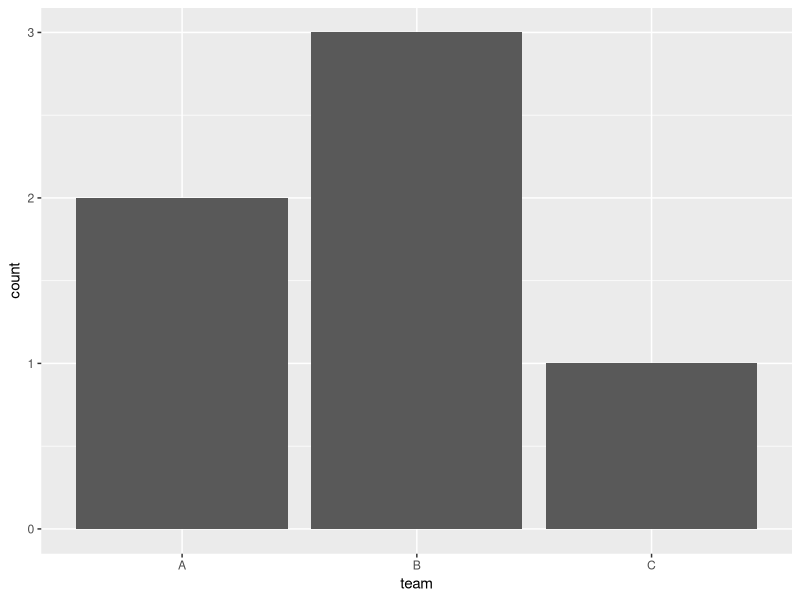
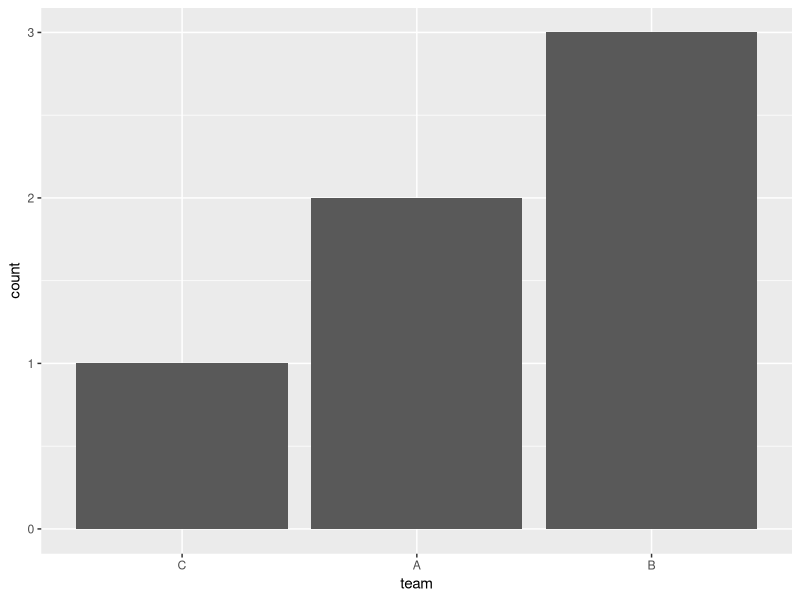
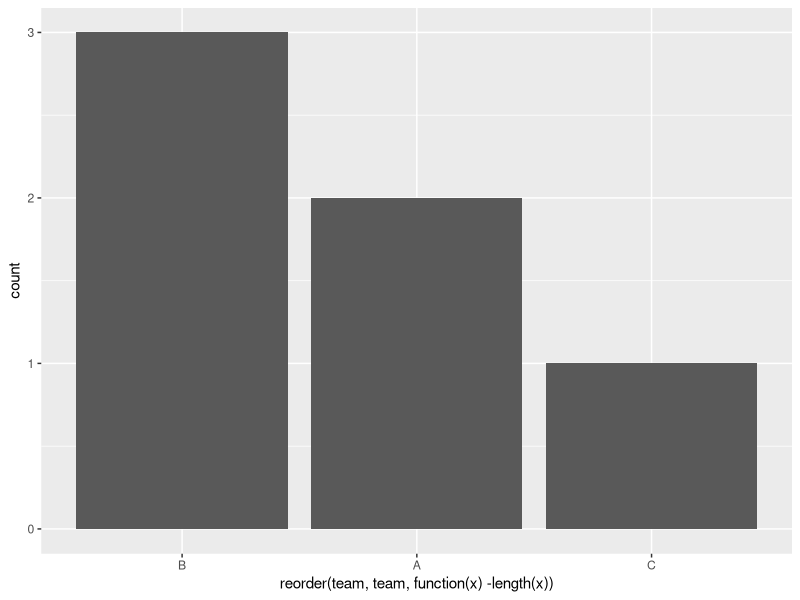
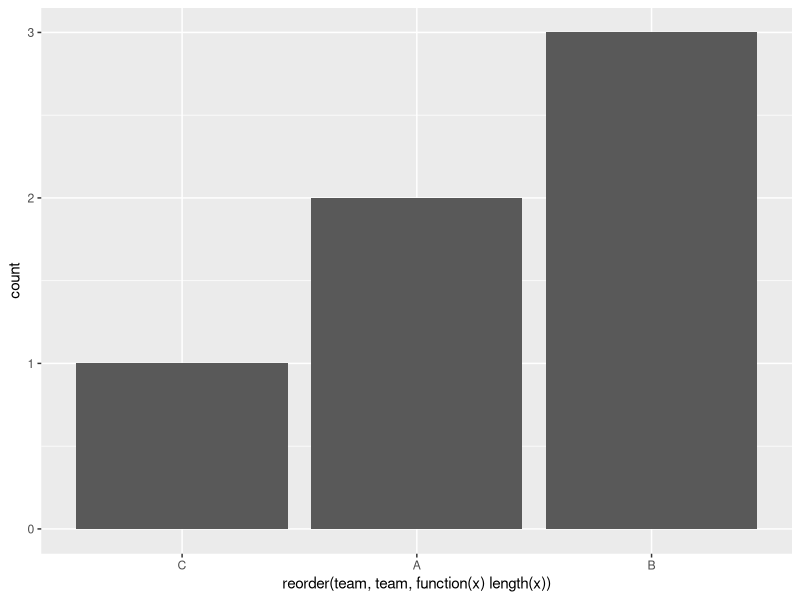

These charts were generated, in order, by the following R code:
# create data frame
df <- data.frame(team = c('B', 'B', 'B', 'A', 'A', 'C'),
                 points = c(12, 28, 19, 22, 32, 45),
                 rebounds = c(5, 7, 7, 12, 11, 4))

# view structure of data frame
str(df)

# Example 1: Order the Bars Based on a Specific Factor Order
library("ggplot2")

ggplot(df, aes(x=team)) + 
  geom_bar()

# specify factor level order
df$team = factor(df$team, levels = c("C", "A", "B"))

# create  bar chart again
ggplot(df, aes(x=team)) + 
  geom_bar()

# Example 2: Order the Bars Based on Numerical Value
# We can also order the bars based on numerical values. For example,
# the following code shows how to order the bars from largest to
# smallest frequency using the reorder() function:
library("ggplot2")

ggplot(df, aes(x=reorder(team, team, function(x)-length(x)))) + 
  geom_bar()

# We can also order the bars from smallest to largest frequency
# by taking out the minus sign in the function() call within
# reorder() function:
library("ggplot2")

ggplot(df, aes(x=reorder(team, team, function(x) length(x)))) +
  geom_bar()
